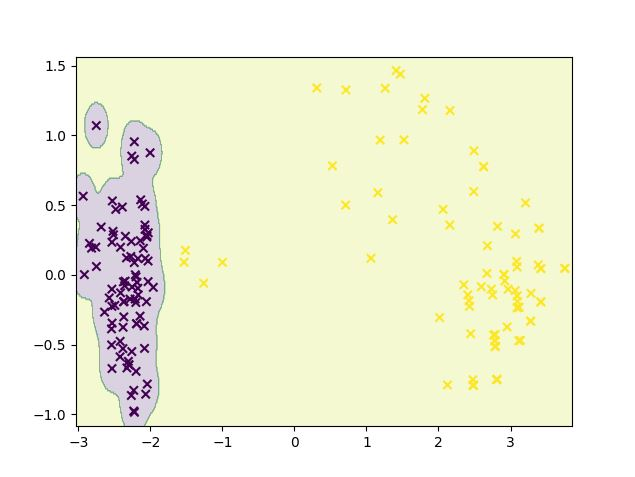

The script that drew this image:
from math import sqrt
import numpy as np
import pandas as pd
import matplotlib.pyplot as plt
from sklearn import preprocessing, svm
from sklearn.decomposition import PCA
from sklearn.impute import KNNImputer
import sklearn.metrics as sm

"""
Authors:
Hubert Korzeniewski s19469
Adrian Szostak s19777

Input:
divorces.csv zawierający zbiór danych dotyczących 150 par z odpowiadającymi im zmiennymi skali predyktorów rozwodu (DPS) na podstawie terapii par Gottmana.

Pary pochodzą z różnych regionów Turcji, w których dane zostały pozyskane z rozmów twarzą w twarz z parami, które były już rozwiedzione lub prowadziły szczęśliwe małżeństwo.
Wszystkie odpowiedzi zebrano w 5-stopniowej skali (0=Nigdy, 1=Rzadko, 2=Średnio, 3=Często, 4=Zawsze).
Pytań jest 54 i znajdują się w pliku marriage-questions.txt

Dane pochodzą ze strony: https://www.kaggle.com/andrewmvd/divorce-prediction?select=divorce_data.csv

Output:
0 - przewidywany rozwód
1 - przewidywane małżeństwo


"""

def dataset(data):
    data = pd.DataFrame(data)

input_file = 'divorces.csv'
data = pd.read_csv(input_file)

# Cleaning dataset with kNN-Imputer

X, y = data.loc[:,[
    'Q1','Q2','Q3','Q4','Q5','Q6','Q7','Q8','Q9','Q10','Q11','Q12','Q13','Q14','Q15','Q16','Q17','Q18','Q19','Q20','Q21','Q22','Q23','Q24','Q25','Q26','Q27','Q28','Q29','Q30','Q31','Q32','Q33','Q34','Q35','Q36','Q37','Q38','Q39','Q40','Q41','Q42','Q43','Q44','Q45','Q46','Q47','Q48','Q49','Q50','Q51','Q52','Q53','Q54'
    ]], data.loc[:,['Divorce']]


# Scaling
X = preprocessing.minmax_scale(X)
X = pd.DataFrame(X)

# PCA transformation - Merge all columns in new_X to 2 columns.
X_pca = PCA(n_components=2).fit_transform(X)

y = y.astype(int).values
y = y.ravel()

# Train and test split
num_training = int(0.7 * len(X))
num_test = len(X) - num_training

# Training data
X_train, y_train = X_pca[:num_training], y[:num_training]

# Test data
X_test, y_test = X_pca[num_training:], y[num_training:]

svc = svm.SVC(kernel='rbf', C=1, gamma=50).fit(X_pca, y)

# create a mesh to plot in
x_min, x_max = X_pca[:, 0].min() - 1, X_pca[:, 0].max() + 1
y_min, y_max = X_pca[:, 1].min() - 1, X_pca[:, 1].max() + 1

h = sqrt(((x_max / x_min)/100)**2)

xx, yy = np.meshgrid(np.arange(x_min, x_max, h),
 np.arange(y_min, y_max, h))


# Predicted shape
Z = svc.predict(np.c_[xx.ravel(), yy.ravel()])
Z = Z.reshape(xx.shape)

y_test_pred = svc.predict(X_test)

# Drawing the plot
plt.contourf(xx, yy, Z, alpha=0.2)
scatter = plt.scatter(X_pca[:, 0], X_pca[:, 1], c = y, marker='x')
plt.xlim(X_pca[:, 0].min() - 0.1, X_pca[:, 0].max() + 0.1)
plt.ylim(X_pca[:, 1].min() - 0.1, X_pca[:, 1].max() + 0.1)
plt.figure()

plt.contourf(xx, yy, Z, alpha=0.2)
scatter = plt.scatter(X_test[:, 0], X_test[:, 1], c = y_test, marker='x')
plt.xlim(X_pca[:, 0].min() - 0.1, X_pca[:, 0].max() + 0.1)
plt.ylim(X_pca[:, 1].min() - 0.1, X_pca[:, 1].max() + 0.1)
plt.legend(*scatter.legend_elements(), title='Probability of divorce')

plt.show()

print("Linear regressor performance:")
print("Mean absolute error =", round(sm.mean_absolute_error(y_test, y_test_pred), 2))
print("Mean squared error =", round(sm.mean_squared_error(y_test, y_test_pred), 2))
print("Median absolute error =", round(sm.median_absolute_error(y_test, y_test_pred), 2))
print("Explain variance score =", round(sm.explained_variance_score(y_test, y_test_pred), 2))
print("R2 score =", round(sm.r2_score(y_test, y_test_pred), 2))
